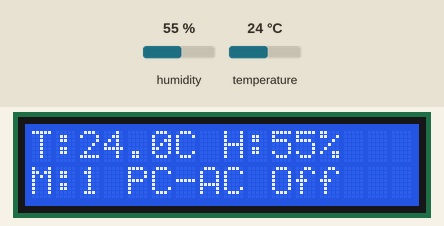
The sketch below on a simulated ESP32. Parts: 16×2 character LCD. The inputs (shaded band) are chosen by the test bench; at power-on: humidity 55 %, temperature 24 °C. WiFi joins after 1.5 s; servers stay silent unless stated; uploads are accepted with an empty reply; the local clock reads 2024-03-15 10:24:30 at power-on unless the sketch sets it; no MQTT or app messages arrive unless stated; what the sketch prints to the serial monitor is not drawn.

Above: at 9.1 s.
9.2 s: humidity set to 22 %
At 13.5 s:
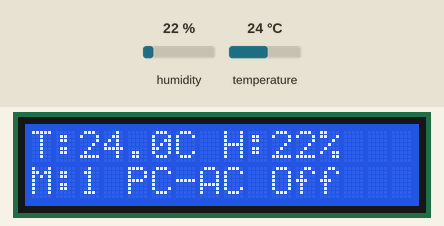
14.6 s: temperature set to 12 °C
At 19.2 s:
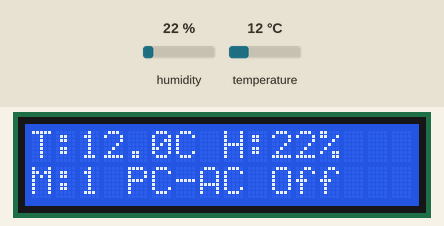
19.7 s: humidity set to 40 %
At 23.7 s:
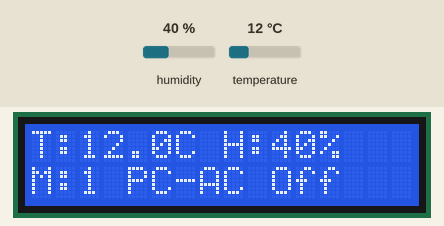
24.8 s: temperature set to 19 °C
At 29.5 s:
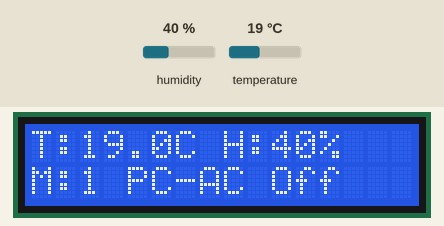
Timing chart, 0 to 30.9 s (numbered marks = the images above; inputs shaded):
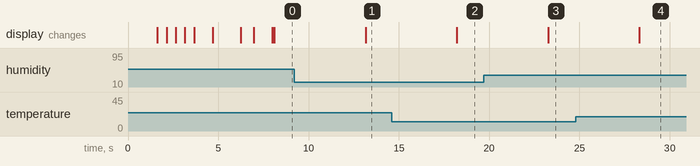

The sketch:

esp32_pantura_v2.ino
```cpp
// ============================================================================
// PANTURA IoT v2 — ESP32 + DHT11 + LCD + MQTT + Supabase Category Polling
// ============================================================================
// Perubahan dari v1:
// - Telegram DIHAPUS sepenuhnya
// - Kategori/mode diambil dari Supabase (diatur lewat web dashboard)
// - device_token ditambahkan ke payload MQTT
// - Hanya 1 FreeRTOS task (TaskSensor) + polling kategori
// ============================================================================

#include <WiFi.h>
#include <WiFiClientSecure.h>
#include <HTTPClient.h>
#include <ArduinoJson.h>
#include <PubSubClient.h>
#include <DHT.h>
#include <Wire.h>
#include <LiquidCrystal_I2C.h>
#include <time.h>

// ─── KONFIGURASI WIFI ─────────────────────────────────────────────────────────
char ssid[] = "pentol";
char pass[] = "satelaler";

// ─── KONFIGURASI DEVICE ───────────────────────────────────────────────────────
// GANTI device_token ini sesuai dengan token yang didaftarkan di web dashboard
const char* DEVICE_TOKEN = "esp_1";

// ─── KONFIGURASI MQTT ─────────────────────────────────────────────────────────
const char* mqtt_server = "3f276da68e44490b855da20b9caa7a88.s1.eu.hivemq.cloud";
const int mqtt_port = 8883;
const char* mqtt_user = "admin_pantura";
const char* mqtt_pass = "Admin123";
const char* mqtt_topic = "pantura/sensor";

// ─── KONFIGURASI SUPABASE (untuk polling kategori) ────────────────────────────
const char* SUPABASE_URL = "https://stwhpggfudlcoubgaqeg.supabase.co";
const char* SUPABASE_ANON_KEY = "sb_publishable_coPQeXtYXY6Wb9PH6IIySw_FC2dP64n";

// ─── KONFIGURASI NTP ──────────────────────────────────────────────────────────
const char* ntpServer = "id.pool.ntp.org";
const long gmtOffset_sec = 25200; // WIB (UTC+7)
const int daylightOffset_sec = 0;

// ─── KONFIGURASI SENSOR & LCD ─────────────────────────────────────────────────
#define DHTPIN 4
#define DHTTYPE DHT11
DHT dht(DHTPIN, DHTTYPE);
LiquidCrystal_I2C lcd(0x27, 16, 2);

// ─── VARIABEL GLOBAL ──────────────────────────────────────────────────────────
int category_id = 1;               // Mode aktif (1-4), di-update dari web
unsigned long timerDelay = 5000;    // Interval kirim data sensor (ms)
unsigned long pollInterval = 30000; // Interval polling kategori dari web (ms)
unsigned long lastPollTime = 0;

WiFiClientSecure net_mqtt;
PubSubClient mqtt_client(net_mqtt);

SemaphoreHandle_t xHardwareMutex;

// ─── NAMA MODE UNTUK LCD ─────────────────────────────────────────────────────
const char* getModeLabel(int mode) {
  switch (mode) {
    case 1: return "PC-AC Off  ";
    case 2: return "PC On      ";
    case 3: return "PC+AC On   ";
    case 4: return "AC On      ";
    default: return "Unknown    ";
  }
}

// ─── POLLING KATEGORI DARI SUPABASE ───────────────────────────────────────────
// Memanggil RPC function get_device_category() via Supabase REST API
// ESP membaca active_category_id yang diset dari web dashboard
void pollCategoryFromWeb() {
  if (WiFi.status() != WL_CONNECTED) return;

  WiFiClientSecure client;
  client.setInsecure(); // Skip SSL verification (untuk ESP32)
  HTTPClient http;

  String url = String(SUPABASE_URL) + "/rest/v1/rpc/get_device_category";

  http.begin(client, url);
  http.addHeader("apikey", SUPABASE_ANON_KEY);
  http.addHeader("Authorization", String("Bearer ") + SUPABASE_ANON_KEY);
  http.addHeader("Content-Type", "application/json");

  // Body: parameter untuk RPC function
  String body = "{\"p_device_token\":\"" + String(DEVICE_TOKEN) + "\"}";

  int httpCode = http.POST(body);

  if (httpCode == 200) {
    String response = http.getString();

    // Response format: [{"active_category_id": 3}]
    StaticJsonDocument<128> doc;
    DeserializationError err = deserializeJson(doc, response);

    if (!err && doc.is<JsonArray>() && doc.size() > 0) {
      int newCat = doc[0]["active_category_id"] | category_id;

      if (newCat >= 1 && newCat <= 4 && newCat != category_id) {
        category_id = newCat;
        Serial.printf("[WEB] Mode berubah ke: %d (%s)\n", category_id, getModeLabel(category_id));

        // Update LCD
        if (xSemaphoreTake(xHardwareMutex, portMAX_DELAY) == pdTRUE) {
          lcd.setCursor(0, 1);
          lcd.print("M:");
          lcd.print(category_id);
          lcd.print(" ");
          lcd.print(getModeLabel(category_id));
          xSemaphoreGive(xHardwareMutex);
        }
      }
    }
  } else {
    Serial.printf("[WEB] Poll gagal, HTTP: %d\n", httpCode);
  }

  http.end();
}

// ─── RECONNECT MQTT ───────────────────────────────────────────────────────────
void reconnect_mqtt() {
  while (!mqtt_client.connected()) {
    if (xSemaphoreTake(xHardwareMutex, portMAX_DELAY) == pdTRUE) {
      lcd.setCursor(0, 1);
      lcd.print("Conn MQTT...    ");
      xSemaphoreGive(xHardwareMutex);
    }

    String clientId = "ESP32_" + String(DEVICE_TOKEN);
    if (mqtt_client.connect(clientId.c_str(), mqtt_user, mqtt_pass)) {
      Serial.println("[MQTT] Connected");
      if (xSemaphoreTake(xHardwareMutex, portMAX_DELAY) == pdTRUE) {
        lcd.setCursor(0, 1);
        lcd.print("MQTT OK         ");
        xSemaphoreGive(xHardwareMutex);
      }
    } else {
      Serial.printf("[MQTT] Failed, rc=%d. Retry...\n", mqtt_client.state());
      vTaskDelay(2000 / portTICK_PERIOD_MS);
    }
  }
}

// ─── TASK SENSOR (FreeRTOS) ───────────────────────────────────────────────────
// Membaca sensor, mengirim data via MQTT, dan polling kategori dari web
void TaskSensor(void *pvParameters) {
  net_mqtt.setInsecure();
  mqtt_client.setServer(mqtt_server, mqtt_port);

  while (1) {
    // Reconnect MQTT jika terputus
    if (!mqtt_client.connected()) reconnect_mqtt();
    mqtt_client.loop();

    if (WiFi.status() == WL_CONNECTED) {
      // ── Polling kategori dari web (setiap pollInterval) ──────────────
      unsigned long now = millis();
      if (now - lastPollTime >= pollInterval) {
        lastPollTime = now;
        pollCategoryFromWeb();
      }

      // ── Baca sensor & kirim data ────────────────────────────────────
      float h = NAN;
      float t = NAN;
      struct tm timeinfo;
      bool timeReady = getLocalTime(&timeinfo);

      if (xSemaphoreTake(xHardwareMutex, portMAX_DELAY) == pdTRUE) {
        h = dht.readHumidity();
        t = dht.readTemperature();

        if (isnan(h) || isnan(t)) {
          lcd.setCursor(0, 0);
          lcd.print("DHT11 Error!    ");
        } else {
          lcd.setCursor(0, 0);
          lcd.print("T:");
          lcd.print(t, 1);
          lcd.print("C H:");
          lcd.print(h, 0);
          lcd.print("% ");
        }
        xSemaphoreGive(xHardwareMutex);
      }

      if (!isnan(h) && !isnan(t) && timeReady) {
        char isoTime[30];
        strftime(isoTime, sizeof(isoTime), "%Y-%m-%dT%H:%M:%S+07:00", &timeinfo);

        // JSON payload dengan device_token
        StaticJsonDocument<256> doc;
        doc["device_token"] = DEVICE_TOKEN;
        doc["suhu"] = t;
        doc["kelembapan"] = h;
        doc["category_id"] = category_id;
        doc["created_at"] = isoTime;

        char buffer[256];
        serializeJson(doc, buffer);
        mqtt_client.publish(mqtt_topic, buffer);

        Serial.printf("[MQTT] Sent: T=%.1f H=%.0f Cat=%d Token=%s\n", t, h, category_id, DEVICE_TOKEN);

        if (xSemaphoreTake(xHardwareMutex, portMAX_DELAY) == pdTRUE) {
          lcd.setCursor(0, 1);
          lcd.print("M:");
          lcd.print(category_id);
          lcd.print(" ");
          lcd.print(getModeLabel(category_id));
          xSemaphoreGive(xHardwareMutex);
        }
      } else if (!timeReady) {
        if (xSemaphoreTake(xHardwareMutex, portMAX_DELAY) == pdTRUE) {
          lcd.setCursor(0, 1);
          lcd.print("NTP Time Error! ");
          xSemaphoreGive(xHardwareMutex);
        }
      }
    }

    vTaskDelay(timerDelay / portTICK_PERIOD_MS);
  }
}

// ─── SETUP ────────────────────────────────────────────────────────────────────
void setup() {
  setCpuFrequencyMhz(240);
  Serial.begin(115200);

  xHardwareMutex = xSemaphoreCreateMutex();

  Wire.begin(21, 22);
  lcd.init();
  lcd.backlight();

  // Boot screen
  lcd.setCursor(0, 0);
  lcd.print("PANTURA v2      ");
  lcd.setCursor(0, 1);
  lcd.print("Booting...      ");
  delay(1500);

  // Init DHT
  lcd.setCursor(0, 1);
  lcd.print("Init DHT11...   ");
  dht.begin();
  delay(500);

  // Connect WiFi
  lcd.setCursor(0, 0);
  lcd.print("Connecting WiFi ");
  lcd.setCursor(0, 1);
  lcd.print(ssid);

  WiFi.begin(ssid, pass);

  int dotCount = 0;
  while (WiFi.status() != WL_CONNECTED) {
    delay(500);
    lcd.setCursor(strlen(ssid) + dotCount, 1);
    lcd.print(".");
    dotCount++;
    if (dotCount > 3) {
      lcd.setCursor(0, 1);
      lcd.print(ssid);
      lcd.print("    ");
      dotCount = 0;
    }
  }

  lcd.setCursor(0, 1);
  lcd.print("WiFi CONNECTED! ");
  Serial.printf("[WIFI] Connected to %s\n", ssid);
  Serial.printf("[WIFI] IP: %s\n", WiFi.localIP().toString().c_str());
  delay(1000);

  // Sync NTP
  lcd.setCursor(0, 0);
  lcd.print("Sync NTP Time   ");
  lcd.setCursor(0, 1);
  lcd.print("Please wait...  ");

  configTime(gmtOffset_sec, daylightOffset_sec, ntpServer);

  struct tm timeinfo;
  int retryNTP = 0;
  while (!getLocalTime(&timeinfo) && retryNTP < 10) {
    delay(500);
    retryNTP++;
  }

  // Tampilkan info device
  lcd.setCursor(0, 0);
  lcd.print("Device:         ");
  lcd.setCursor(0, 1);
  lcd.print(DEVICE_TOKEN);
  delay(1500);

  // Polling kategori pertama kali dari web
  lcd.setCursor(0, 0);
  lcd.print("Sync Mode...    ");
  lcd.setCursor(0, 1);
  lcd.print("From web...     ");
  pollCategoryFromWeb();
  delay(500);

  // Ready
  lcd.clear();
  lcd.setCursor(0, 0);
  lcd.print("System Ready!   ");
  lcd.setCursor(0, 1);
  lcd.print("M:");
  lcd.print(category_id);
  lcd.print(" ");
  lcd.print(getModeLabel(category_id));
  delay(1000);

  lcd.clear();

  Serial.printf("[SYSTEM] Device Token: %s\n", DEVICE_TOKEN);
  Serial.printf("[SYSTEM] Initial Mode: %d\n", category_id);
  Serial.println("[SYSTEM] Starting sensor task...");

  // Hanya 1 task — tidak ada lagi TaskTelegram
  xTaskCreatePinnedToCore(TaskSensor, "TaskSensor", 16000, NULL, 2, NULL, 1);
}

void loop() {
  // Semua kerja dilakukan di FreeRTOS task
}
```

Measured:
- after the input at 9.2 s, the display: changes after 4.0 s (image 1)
- after the input at 14.6 s, the display: changes after 3.6 s (image 2)
- after the input at 19.7 s, the display: changes after 3.6 s (image 3)
- after the input at 24.8 s, the display: changes after 3.5 s (image 4)
